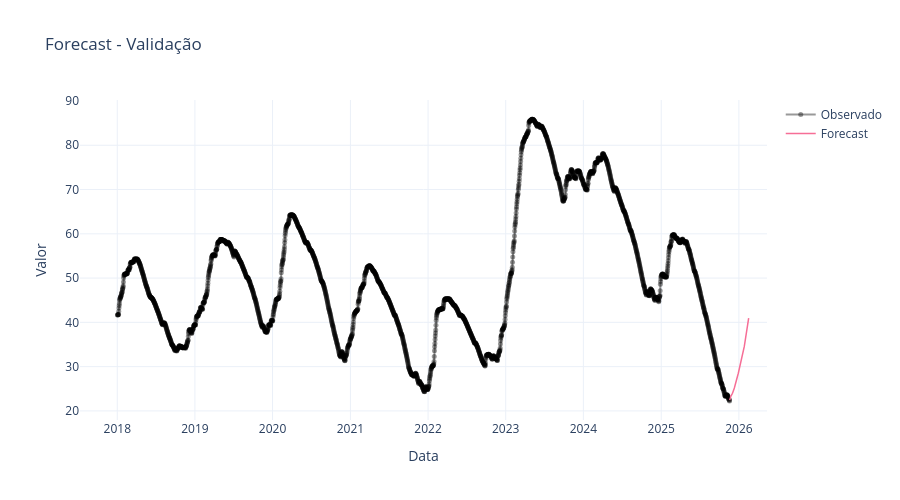

Notebook cell for this chart:
### Code cell
model.calculate_lags(X_future_vn)
y_pred = model.predict(X_future_vn)

fig2 = plot_plotly(
  y_vol_rec.loc[y_vol_rec.index],
  y_pred,
  title="Forecast - Validação",
  showlegend=True
)
